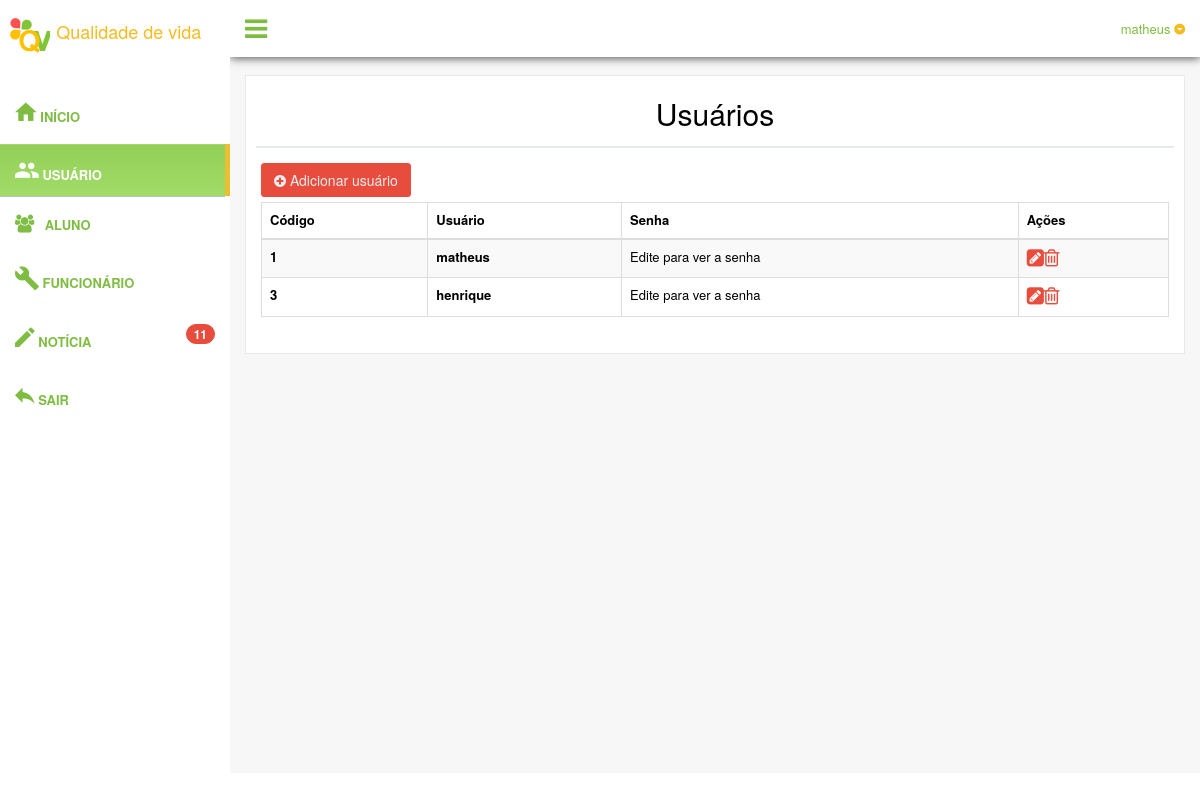
Page /painel/usuarios.php (signed in) on the committed database.
### tables this page shows
CREATE TABLE IF NOT EXISTS `usuario` (
  `idUsuario` int(11) NOT NULL,
  `usuario` varchar(20) NOT NULL,
  `senha` longtext NOT NULL,
  `deletar` int(11) NOT NULL
);

### painel/conexao.php (called while the page is built, shortened)
<?php
$servidor = "localhost";
$usuario = "root";
$senha = "";
$conexao = mysql_connect($servidor, $usuario, $senha);
$c_noticia = mysql_query("SELECT * FROM noticias WHERE deletar != 1", $conexao);
$noticia = mysql_num_rows($c_noticia);
?>

### painel/usuarios.php (the view, shortened to what this page needs)
<?php
include("conexao.php");
	$sessaousuario = $_SESSION ['usuario'];
?>
<!DOCTYPE html>
<html>
  <head>
    <link href="assets/css/bootstrap.min.css" rel="stylesheet">
    <link href="assets/css/font-awesome.min.css" rel="stylesheet">
    <link href="assets/css/material-design-iconic-font.min.css" rel="stylesheet">
    <link href="assets/css/nprogress.css" rel="stylesheet">
    <link href="assets/css/jquery.mCustomScrollbar.min.css" rel="stylesheet"/>
	<link href="assets/css/dataTables.bootstrap.min.css" rel="stylesheet">
    <link href="assets/css/buttons.bootstrap.min.css" rel="stylesheet">
    <link href="assets/css/fixedHeader.bootstrap.min.css" rel="stylesheet">
    <link href="assets/css/responsive.bootstrap.min.css" rel="stylesheet">
    <link href="assets/css/scroller.bootstrap.min.css" rel="stylesheet">
    <link href="assets/css/custom.min.css" rel="stylesheet">
  </head>
  <body class="nav-md">
    <div class="container body">
      <div class="main_container">
        <div class="col-md-3 left_col menu_fixed">
          <div class="left_col scroll-view">
            <div class="navbar nav_title" style="border: 0;">
              <a href="index.php" class="site_title"><img src="img/logo.png" width="40" height="45"> <span style="font-size: 18px">Qualidade de vida</span></a>
            </div>
            <br />
            <div id="sidebar-menu" class="main_menu_side hidden-print main_menu">
              <div class="menu_section">
                <ul class="nav side-menu">
                <ul class="nav side-menu">
                  <li><a href="index.php"><i class="zmdi zmdi-hc-2x zmdi-home"></i> Início </a></li>
                </ul>
                <ul class="nav side-menu">
                 <li class="active"><a href="usuarios.php"><i class="zmdi zmdi-hc-2x zmdi-accounts"></i> Usuário</a></li>
                </ul>
                <ul class="nav side-menu">
                <li><a href="alunos.php"><i class="fa fa-users"></i> Aluno <span class="fa fa-chevron-down"></span></a>
                  </li>
                </ul>
                <ul class="nav side-menu">
                  <li><a href="funcionarios.php"><i class="zmdi zmdi-hc-2x zmdi-wrench"></i> Funcionário</a></li>
                </ul>
                <ul class="nav side-menu">
                  <li><a href="noticias.php"><i class="zmdi zmdi-hc-2x zmdi-edit"></i> Notícia<span class="badge bg-red pull-right" data-toggle="tooltip" data-placement="right" title="Total de dados"><?php echo $noticia;?></span></a></li>
                </ul>
                <ul class="nav side-menu">
                  <li><a href="sair.php"><i class="zmdi zmdi-hc-2x zmdi-mail-reply"></i> Sair </a></li>
                </ul>
                </ul>
              </div>
            </div>
          </div>
        </div>
        <div class="top_nav">
          <div class="nav_menu">
            <nav>
              <div class="nav toggle">
                <a id="menu_toggle"><i class="fa fa-bars"></i></a>
              </div>
              <ul class="nav navbar-nav navbar-right">
                <li class="">
                  <a href="javascript:;" class="user-profile dropdown-toggle" data-toggle="dropdown" aria-expanded="false">
                    <?php echo $sessaousuario;?>
                    <span class=" zmdi zmdi-caret-down-circle"></span>
                  </a>
                </li>
              </ul>
            </nav>
          </div>
        </div>
        <div class="right_col" role="main">
          <div class="">
            <div class="page-title">
            </div>
            <div class="row">
              <div class="col-md-12 col-sm-12 col-xs-12">
                <div class="x_panel">
                  <div class="x_title">
                    <h1 class="text-center">Usuários</h1>
                  </div>
                  <div class="x_content">
                  <a href="usuarios_incluir.php" style="color: #fff">
					<p class="btn btn-dark">
                        <i class="fa fa-plus-circle"></i>&nbsp;Adicionar usuário
					</p>
				  </a>
                    <table id="datatable-responsive" class=" table table-striped table-bordered dt-responsive nowrap" cellspacing="0" width="100%">
                      <thead>
                        <tr>
                          	<th class="contoth">Código</th>
                          	<th class="contoth">Usuário</th>
                          	<th class="contoth">Senha</th>
							<th class="contoth">Ações</th>
                        </tr>
                      </thead>
<?php
$consulta = mysql_query("SELECT * FROM usuario WHERE deletar != '1'");
while ($dados = mysql_fetch_array($consulta))
{
	?>
                        <tr>
                        	<th><?php echo $dados['idUsuario']; ?></th>
                        	<th><?php echo $dados['usuario']; ?></th>
                            <td>Edite para ver a senha</td>
                            <td><a href="usuarios_editar.php?id=<?php echo $dados['idUsuario'];?>"><i class="fa fa-pencil-square" style="font-size: 20px"></i></a><a href="controlador.php?acao=excluir_usuario&id=<?php echo $dados['idUsuario'];?>"><i class="fa fa-trash-o" style="font-size: 20px"></i></a></td>
                        </tr>
<?php } ?>
                    </table>
                  </div>
                </div>
              </div>
            </div>
          </div>
        </div>
        <footer>
        </footer>
      </div>
    </div>
  </body>
</html>

### rows in the picture
usuario: idUsuario "1", usuario "matheus"
usuario: idUsuario "3", usuario "henrique"

### other values in the picture
$noticia "11"
$sessaousuario "matheus"
